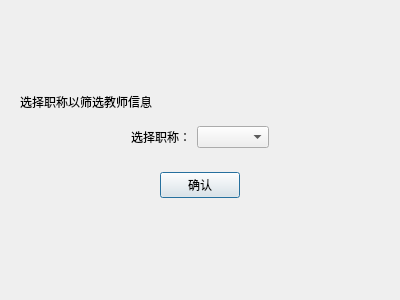
<?xml version="1.0" encoding="UTF-8"?>
<ui version="4.0">
 <class>ScreeninpositionDialog</class>
 <widget class="QDialog" name="ScreeninpositionDialog">
  <property name="geometry">
   <rect>
    <x>0</x>
    <y>0</y>
    <width>400</width>
    <height>300</height>
   </rect>
  </property>
  <property name="windowTitle">
   <string>Dialog</string>
  </property>
  <layout class="QGridLayout" name="gridLayout">
   <item row="0" column="0">
    <spacer name="verticalSpacer">
     <property name="orientation">
      <enum>Qt::Vertical</enum>
     </property>
     <property name="sizeHint" stdset="0">
      <size>
       <width>20</width>
       <height>40</height>
      </size>
     </property>
    </spacer>
   </item>
   <item row="1" column="0">
    <widget class="QWidget" name="widget" native="true">
     <layout class="QVBoxLayout" name="verticalLayout">
      <item>
       <widget class="QLabel" name="title_label">
        <property name="text">
         <string>选择职称以筛选教师信息</string>
        </property>
       </widget>
      </item>
      <item>
       <widget class="QWidget" name="widget_2" native="true">
        <layout class="QHBoxLayout" name="horizontalLayout">
         <item>
          <spacer name="horizontalSpacer">
           <property name="orientation">
            <enum>Qt::Horizontal</enum>
           </property>
           <property name="sizeHint" stdset="0">
            <size>
             <width>40</width>
             <height>20</height>
            </size>
           </property>
          </spacer>
         </item>
         <item>
          <widget class="QLabel" name="label">
           <property name="text">
            <string>选择职称：</string>
           </property>
          </widget>
         </item>
         <item>
          <widget class="QComboBox" name="choose_comboBox"/>
         </item>
         <item>
          <spacer name="horizontalSpacer_2">
           <property name="orientation">
            <enum>Qt::Horizontal</enum>
           </property>
           <property name="sizeHint" stdset="0">
            <size>
             <width>40</width>
             <height>20</height>
            </size>
           </property>
          </spacer>
         </item>
        </layout>
       </widget>
      </item>
      <item>
       <widget class="QWidget" name="widget_3" native="true">
        <layout class="QHBoxLayout" name="horizontalLayout_2">
         <item>
          <spacer name="horizontalSpacer_3">
           <property name="orientation">
            <enum>Qt::Horizontal</enum>
           </property>
           <property name="sizeHint" stdset="0">
            <size>
             <width>40</width>
             <height>20</height>
            </size>
           </property>
          </spacer>
         </item>
         <item>
          <widget class="QPushButton" name="Ok_pushButton">
           <property name="text">
            <string>确认</string>
           </property>
          </widget>
         </item>
         <item>
          <spacer name="horizontalSpacer_4">
           <property name="orientation">
            <enum>Qt::Horizontal</enum>
           </property>
           <property name="sizeHint" stdset="0">
            <size>
             <width>40</width>
             <height>20</height>
            </size>
           </property>
          </spacer>
         </item>
        </layout>
       </widget>
      </item>
     </layout>
    </widget>
   </item>
   <item row="2" column="0">
    <spacer name="verticalSpacer_2">
     <property name="orientation">
      <enum>Qt::Vertical</enum>
     </property>
     <property name="sizeHint" stdset="0">
      <size>
       <width>20</width>
       <height>40</height>
      </size>
     </property>
    </spacer>
   </item>
  </layout>
 </widget>
 <resources/>
 <connections>
  <connection>
   <sender>Ok_pushButton</sender>
   <signal>clicked()</signal>
   <receiver>ScreeninpositionDialog</receiver>
   <slot>accept()</slot>
   <hints>
    <hint type="sourcelabel">
     <x>199</x>
     <y>186</y>
    </hint>
    <hint type="destinationlabel">
     <x>199</x>
     <y>149</y>
    </hint>
   </hints>
  </connection>
 </connections>
</ui>
